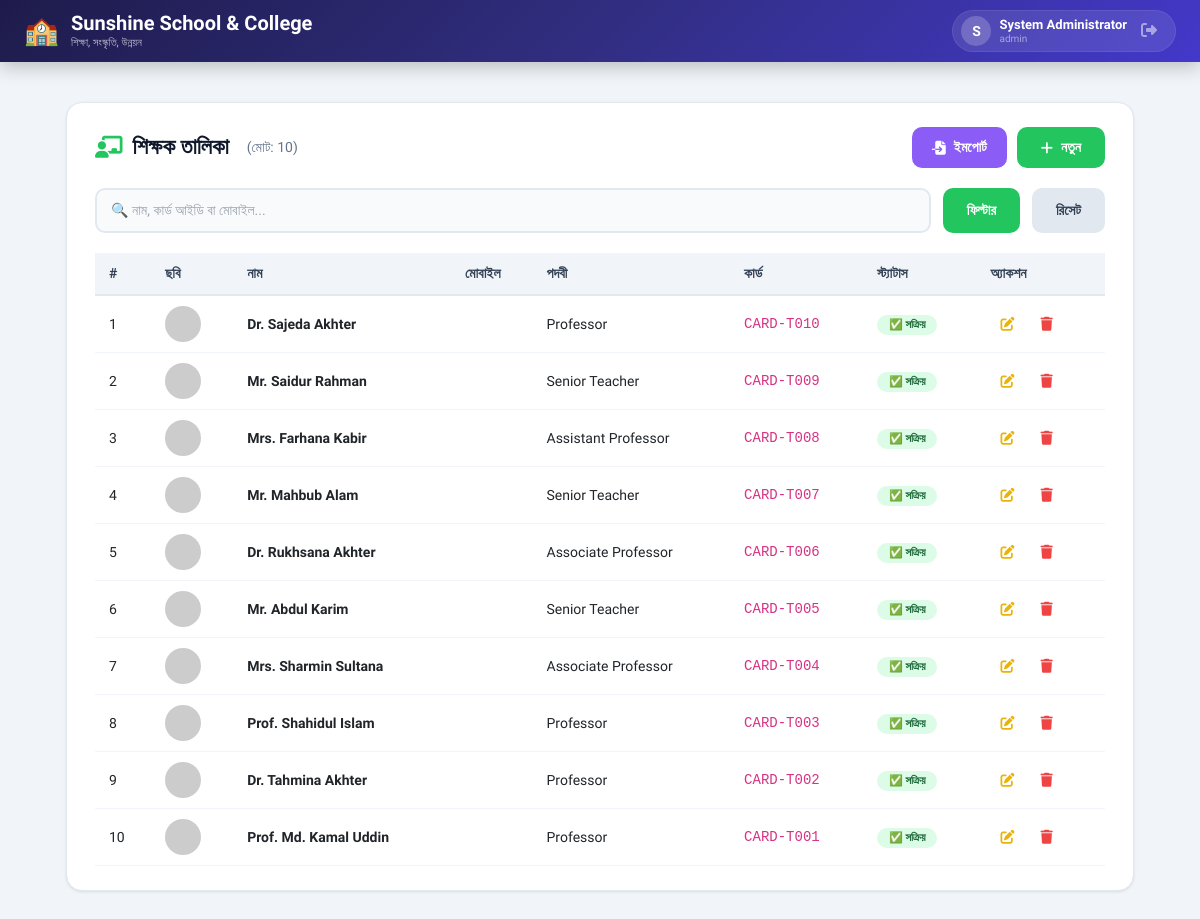
Screenshot of /admin/teachers/list.php (signed in) with the database file from the repository.
### tables this page shows
CREATE TABLE `teachers` (
  `id` int(11) NOT NULL AUTO_INCREMENT,
  `teacher_id` varchar(20) DEFAULT NULL,
  `name` varchar(100) NOT NULL,
  `father_name` varchar(100) DEFAULT NULL,
  `mother_name` varchar(100) DEFAULT NULL,
  `date_of_birth` date DEFAULT NULL,
  `gender` enum('Male','Female','Other') DEFAULT NULL,
  `address` text DEFAULT NULL,
  `phone` varchar(20) NOT NULL,
  `email` varchar(100) DEFAULT NULL,
  `qualification` varchar(255) DEFAULT NULL,
  `designation` varchar(100) DEFAULT NULL,
  `department` varchar(100) DEFAULT NULL,
  `blood_group` varchar(10) DEFAULT NULL,
  `card_id` varchar(50) NOT NULL,
  `photo_path` varchar(255) DEFAULT 'uploads/default.jpg',
  `joining_date` date DEFAULT NULL,
  `salary` decimal(10,2) DEFAULT NULL,
  `subject` varchar(100) DEFAULT NULL,
  `status` enum('active','inactive','resigned') DEFAULT 'active',
  `created_at` timestamp NOT NULL DEFAULT current_timestamp(),
  PRIMARY KEY (`id`),
  UNIQUE KEY `card_id` (`card_id`),
  KEY `teacher_id` (`teacher_id`)
);

### admin/teachers/list.php (the view, shortened to what this page needs)
<?php
require_once '../../config/db.php';
$search = $_GET['search'] ?? '';
$sql = "SELECT * FROM teachers WHERE 1=1";
$sql .= " ORDER BY id DESC";
$stmt = $conn->prepare($sql);
$stmt->execute();
$teachers = $stmt->fetchAll();
?>
<?php include '../../includes/header.php'; ?>
<div class="list-container">
    <div class="list-card">
        <div class="list-header">
            <h2>
                <i class="fas fa-chalkboard-teacher"></i> শিক্ষক তালিকা
                <span class="count">(মোট: <?php echo count($teachers); ?>)</span>
            </h2>
            <div class="actions" style="display:flex; gap:10px; flex-wrap:wrap;">
                <a href="import.php" class="btn-import">
                    <i class="fas fa-file-import"></i> ইমপোর্ট
                </a>
                <a href="add.php" class="btn-add">
                    <i class="fas fa-plus"></i> নতুন
                </a>
            </div>
        </div>
        <form method="GET" class="filter-form">
            <input type="text" name="search" placeholder="🔍 নাম, কার্ড আইডি বা মোবাইল..." value="<?php echo htmlspecialchars($search); ?>">
            <button type="submit">ফিল্টার</button>
            <a href="list.php" class="btn-reset" style="padding:10px 24px;border-radius:10px;font-weight:600;font-size:14px;border:none;cursor:pointer;background:#e2e8f0;color:#334155;text-decoration:none;display:inline-flex;align-items:center;gap:6px;">রিসেট</a>
        </form>
        <?php if (count($teachers) > 0): ?>
        <div class="table-container">
            <table class="table-custom">
                <thead>
                    <tr>
                        <th>#</th>
                        <th>ছবি</th>
                        <th>নাম</th>
                        <th>মোবাইল</th>
                        <th>পদবী</th>
                        <th>কার্ড</th>
                        <th>স্ট্যাটাস</th>
                        <th>অ্যাকশন</th>
                    </tr>
                </thead>
                <tbody>
                    <?php foreach ($teachers as $index => $row): ?>
                    <tr>
                        <td><?php echo $index + 1; ?></td>
                        <td>
                            <img src="../../<?php echo htmlspecialchars($row['photo_path'] ?? 'uploads/default.jpg'); ?>"
                                 class="avatar"
                                 onerror="this.src='https://ui-avatars.com/api/?name=<?php echo urlencode($row['name']); ?>&background=22c55e&color=fff&size=36'">
                        </td>
                        <td><strong><?php echo htmlspecialchars($row['name']); ?></strong></td>
                        <td><?php echo htmlspecialchars($row['number']); ?></td>
                        <td><?php echo htmlspecialchars($row['designation'] ?: '—'); ?></td>
                        <td><code><?php echo htmlspecialchars($row['card_id']); ?></code></td>
                        <td>
                            <?php if ($row['status'] == 'active'): ?>
                                <span class="status-badge status-active">✅ সক্রিয়</span>
                            <?php elseif ($row['status'] == 'inactive'): ?>
                                <span class="status-badge status-inactive">⛔ নিষ্ক্রিয়</span>
                            <?php else: ?>
                                <span class="status-badge status-resigned">📤 অবসরপ্রাপ্ত</span>
                            <?php endif; ?>
                        </td>
                        <td>
                            <div class="action-cell">
                                <a href="edit.php?id=<?php echo $row['id']; ?>" class="btn-action btn-edit" title="সম্পাদনা">
                                    <i class="fas fa-edit"></i>
                                </a>
                                <a href="delete.php?id=<?php echo $row['id']; ?>"
                                   onclick="return confirm('মুছে ফেলতে চান?')"
                                   class="btn-action btn-delete" title="মুছুন">
                                    <i class="fas fa-trash"></i>
                                </a>
                            </div>
                        </td>
                    </tr>
                    <?php endforeach; ?>
                </tbody>
            </table>
        </div>
        <?php endif; ?>
    </div>
</div>
<?php include '../../includes/footer.php'; ?>

### includes/header.php (style rules this page uses)
* { font-family: 'Hind Siliguri', 'Segoe UI', sans-serif; box-sizing: border-box; }
body { background: #f1f5f9; margin: 0; padding: 0; min-height: 100vh; }

### admin/teachers/list.php (style rules this page uses)
.list-container { max-width: 1100px; margin: 0 auto; padding: 20px 16px; }
.list-card { background: white; border-radius: 16px; padding: 24px 28px; box-shadow: 0 1px 3px 0 rgb(0 0 0 / 0.1); border: 1px solid #e2e8f0; }
.list-header { display: flex; justify-content: space-between; align-items: center; margin-bottom: 20px; flex-wrap: wrap; gap: 12px; }
.list-header h2 { font-size: 22px; font-weight: 700; color: #0f172a; margin: 0; display: flex; align-items: center; gap: 10px; }
.list-header h2 i { color: #22c55e; }
.list-header .count { font-size: 14px; font-weight: 400; color: #64748b; margin-left: 8px; }
.btn-add { padding: 10px 24px; border-radius: 10px; font-weight: 600; font-size: 14px; background: #22c55e; color: white; text-decoration: none; transition: all 0.3s ease; display: inline-flex; align-items: center; gap: 8px; }
.btn-import { padding: 10px 20px; border-radius: 10px; font-weight: 600; font-size: 14px; background: #8b5cf6; color: white; text-decoration: none; transition: all 0.3s ease; display: inline-flex; align-items: center; gap: 8px; }
.filter-form { display: flex; flex-wrap: wrap; gap: 12px; margin-bottom: 20px; }
.filter-form input { padding: 10px 14px; border: 2px solid #e2e8f0; border-radius: 10px; font-size: 14px; outline: none; transition: all 0.3s ease; background: #f8fafc; flex: 1; min-width: 200px; }
.filter-form button { padding: 10px 24px; border-radius: 10px; font-weight: 600; font-size: 14px; border: none; cursor: pointer; background: #22c55e; color: white; transition: all 0.3s ease; white-space: nowrap; }
.filter-form .btn-reset { background: #e2e8f0; color: #334155; }
.table-container { overflow-x: auto; }
.table-custom { width: 100%; border-collapse: collapse; font-size: 14px; }
.table-custom thead { background: #f1f5f9; }
.table-custom th { padding: 10px 14px; text-align: left; font-weight: 600; color: #334155; border-bottom: 2px solid #e2e8f0; white-space: nowrap; }
.table-custom td { padding: 10px 14px; border-bottom: 1px solid #f1f5f9; vertical-align: middle; }
.avatar { width: 36px; height: 36px; border-radius: 50%; object-fit: cover; }
.status-badge { display: inline-block; padding: 2px 12px; border-radius: 12px; font-size: 11px; font-weight: 600; }
.status-active { background: #dcfce7; color: #166534; }
.btn-action { padding: 6px 10px; border-radius: 6px; text-decoration: none; transition: all 0.3s ease; display: inline-flex; align-items: center; gap: 4px; }
.btn-edit { color: #eab308; }
.btn-delete { color: #ef4444; }
.action-cell { display: flex; gap: 6px; }

### rows the page displays
teachers: name "Dr. Sajeda Akhter", designation "Professor", card "CARD-T010", status "✅ সক্রিয়"
teachers: name "Mr. Saidur Rahman", designation "Senior Teacher", card "CARD-T009", status "✅ সক্রিয়"
teachers: name "Mrs. Farhana Kabir", designation "Assistant Professor", card "CARD-T008", status "✅ সক্রিয়"
teachers: name "Mr. Mahbub Alam", designation "Senior Teacher", card "CARD-T007", status "✅ সক্রিয়"
teachers: name "Dr. Rukhsana Akhter", designation "Associate Professor", card "CARD-T006", status "✅ সক্রিয়"
teachers: name "Mr. Abdul Karim", designation "Senior Teacher", card "CARD-T005", status "✅ সক্রিয়"
teachers: name "Mrs. Sharmin Sultana", designation "Associate Professor", card "CARD-T004", status "✅ সক্রিয়"
teachers: name "Prof. Shahidul Islam", designation "Professor", card "CARD-T003", status "✅ সক্রিয়"
teachers: name "Dr. Tahmina Akhter", designation "Professor", card "CARD-T002", status "✅ সক্রিয়"
teachers: name "Prof. Md. Kamal Uddin", designation "Professor", card "CARD-T001", status "✅ সক্রিয়"

### other values shown
SITE_NAME "Sunshine School & College"
SITE_SLOGAN "শিক্ষা, সংস্কৃতি, উন্নয়ন"
substr($fullName, 0, 1) "S"
$fullName "System Administrator"
getRole() "admin"
count($teachers) "10"
